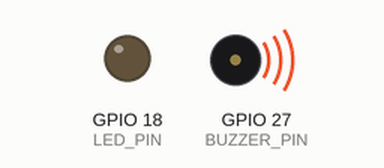
Simulated run of this program. Board: ESP32. Parts: output pins drawn as LEDs (lit = HIGH), buzzer (waves = sounding).

Above: at 2.0 s.
At 4.09 s:
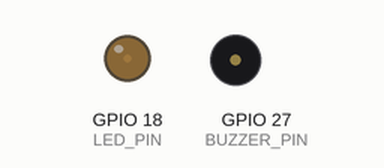
At 21.5 s:
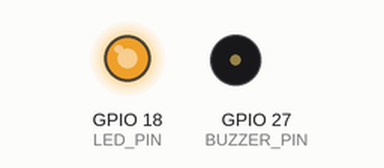
At 38.91 s:
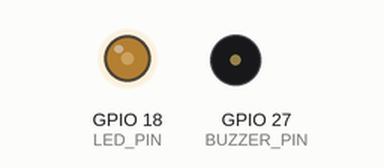
Timing chart, 0 to 40.0 s (numbered marks = the images above):
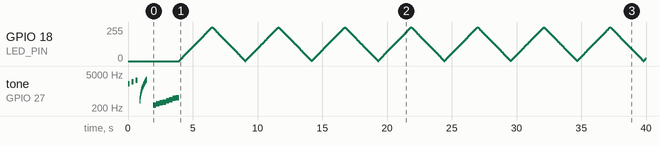

The program:

main.cpp
```cpp
#include <Arduino.h>

// --- LED setup ---
#define LED_PIN     18
#define LED_CH      0
#define LED_FREQ    5000
#define LED_RES     8

// --- Buzzer setup ---
#define BUZZER_PIN  27
#define BUZZER_CH   1
#define BUZZER_FREQ 2000
#define BUZZER_RES  10

void setup() {
  // --- LED PWM setup ---
  ledcSetup(LED_CH, LED_FREQ, LED_RES);
  ledcAttachPin(LED_PIN, LED_CH);

  // --- Buzzer PWM setup ---
  ledcSetup(BUZZER_CH, BUZZER_FREQ, BUZZER_RES);
  ledcAttachPin(BUZZER_PIN, BUZZER_CH);

  // --- 1. Simple beep pattern ---
  for (int i = 0; i < 3; i++) {
    ledcWriteTone(BUZZER_CH, 2000 + i * 400); // Beep tone
    delay(150);
    ledcWrite(BUZZER_CH, 0);                  // Stop tone
    delay(150);
  }

  // --- 2. Frequency sweep (400Hz → 3kHz) ---
  for (int f = 400; f <= 3000; f += 100) {
    ledcWriteTone(BUZZER_CH, f);
    delay(20);
  }
  ledcWrite(BUZZER_CH, 0);
  delay(500);

  // --- 3. Short melody ---
  int melody[] = {262, 294, 330, 349, 392, 440, 494, 523};
  for (int i = 0; i < 8; i++) {
    ledcWriteTone(BUZZER_CH, melody[i]);
    delay(250);
  }
  ledcWrite(BUZZER_CH, 0); // stop buzzer
}

void loop() {
  // --- LED brightness fade ---
  for (int d = 0; d <= 255; d++) {
    ledcWrite(LED_CH, d);
    delay(10);
  }
  for (int d = 255; d >= 0; d--) {
    ledcWrite(LED_CH, d);
    delay(10);
  }
}
```
